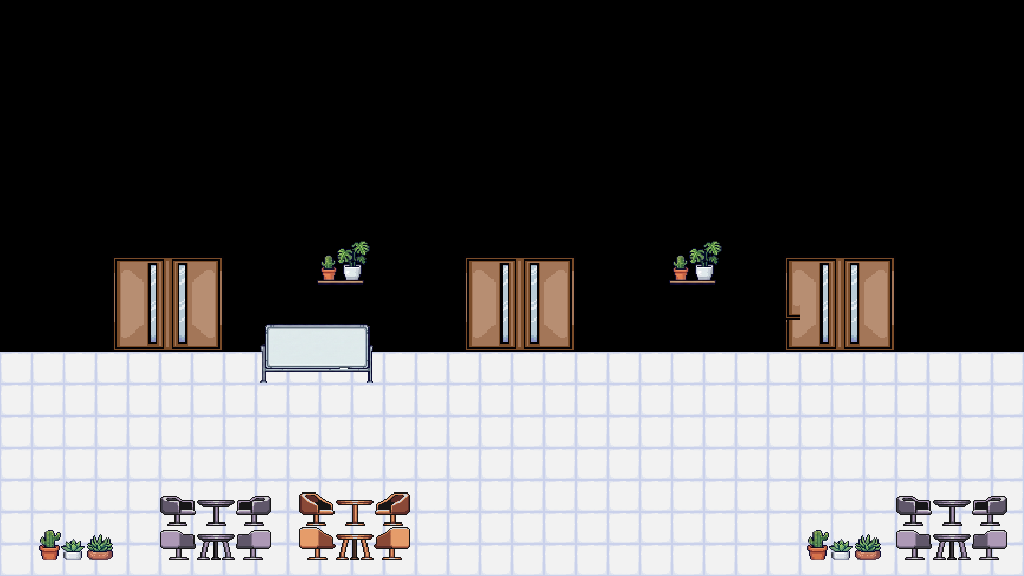

Tiled map render using the project's own tile images. Description and the whole map definition, tile-layer contents included, below:
An orthogonal 32x18 tile map with 32x32 px tiles, 4 tile layers (Tile Layer 1, Tile Layer 2, Tile Layer 3, Tile Layer 4(2)).

<map version="1.10" tiledversion="1.11.2" orientation="orthogonal" renderorder="right-down" width="32" height="18" tilewidth="32" tileheight="32" infinite="0" nextlayerid="10" nextobjectid="1">
 <tileset firstgid="1" source="FullTileSet.tsx" />
 <layer id="6" name="Tile Layer 1" width="32" height="18">
  <data encoding="csv">
0,0,0,0,0,0,0,0,0,0,0,0,0,0,0,0,0,0,0,0,0,0,0,0,0,0,0,0,0,0,0,0,
0,0,0,0,0,0,0,0,0,0,0,0,0,0,0,0,0,0,0,0,0,0,0,0,0,0,0,0,0,0,0,0,
0,0,0,0,0,0,0,0,0,0,0,0,0,0,0,0,0,0,0,0,0,0,0,0,0,0,0,0,0,0,0,0,
0,0,0,0,0,0,0,0,0,0,0,0,0,0,0,0,0,0,0,0,0,0,0,0,0,0,0,0,0,0,0,0,
0,0,0,0,0,0,0,0,0,0,0,0,0,0,0,0,0,0,0,0,0,0,0,0,0,0,0,0,0,0,0,0,
0,0,0,0,0,0,0,0,0,0,0,0,0,0,0,0,0,0,0,0,0,0,0,0,0,0,0,0,0,0,0,0,
0,0,0,0,0,0,0,0,0,0,0,0,0,0,0,0,0,0,0,0,0,0,0,0,0,0,0,0,0,0,0,0,
0,0,0,0,0,0,0,0,0,0,0,0,0,0,0,0,0,0,0,0,0,0,0,0,0,0,0,0,0,0,0,0,
0,0,0,0,0,0,0,0,0,0,0,0,0,0,0,0,0,0,0,0,0,0,0,0,0,0,0,0,0,0,0,0,
0,0,0,0,0,0,0,0,0,0,0,0,0,0,0,0,0,0,0,0,0,0,0,0,0,0,0,0,0,0,0,0,
0,0,0,0,0,0,0,0,0,0,0,0,0,0,0,0,0,0,0,0,0,0,0,0,0,0,0,0,0,0,0,0,
762,762,762,762,762,762,762,762,762,762,762,762,762,762,762,762,762,762,762,762,762,762,762,762,762,762,762,762,762,762,762,762,
762,762,762,762,762,762,762,762,762,762,762,762,762,762,762,762,762,762,762,762,762,762,762,762,762,762,762,762,762,762,762,762,
762,762,762,762,762,762,762,762,762,762,762,762,762,762,762,762,762,762,762,762,762,762,762,762,762,762,762,762,762,762,762,762,
762,762,762,762,762,762,762,762,762,762,762,762,762,762,762,762,762,762,762,762,762,762,762,762,762,762,762,762,762,762,762,762,
762,762,762,762,762,762,762,762,762,762,762,762,762,762,762,762,762,762,762,762,762,762,762,762,762,762,762,762,762,762,762,762,
762,762,762,762,762,762,762,762,762,762,762,762,762,762,762,762,762,762,762,762,762,762,762,762,762,762,762,762,762,762,762,762,
762,762,762,762,762,762,762,762,762,762,762,762,762,762,762,762,762,762,762,762,762,762,762,762,762,762,762,762,762,762,762,762
</data>
 </layer>
 <layer id="7" name="Tile Layer 2" width="32" height="18">
  <data encoding="csv">
0,0,0,0,0,0,0,0,0,0,0,0,0,0,0,0,0,0,0,0,0,0,0,0,0,0,0,0,0,0,0,0,
0,0,0,0,0,0,0,0,0,0,0,0,0,0,0,0,0,0,0,0,0,0,0,0,0,0,0,0,0,0,0,0,
0,0,0,0,0,0,0,0,0,0,0,0,0,0,0,0,0,0,0,0,0,0,0,0,0,0,0,0,0,0,0,0,
0,0,0,0,0,0,0,0,0,0,0,0,0,0,0,0,0,0,0,0,0,0,0,0,0,0,0,0,0,0,0,0,
0,0,0,0,0,0,0,0,0,0,0,0,0,0,0,0,0,0,0,0,0,0,0,0,0,0,0,0,0,0,0,0,
0,0,0,0,0,0,0,0,0,0,0,0,0,0,0,0,0,0,0,0,0,0,0,0,0,0,0,0,0,0,0,0,
0,0,0,0,0,0,0,0,0,0,0,0,0,0,0,0,0,0,0,0,0,0,0,0,0,0,0,0,0,0,0,0,
0,0,0,0,0,0,0,0,0,0,0,0,0,0,0,0,0,0,0,0,0,0,0,0,0,0,0,0,0,0,0,0,
0,0,0,129,130,131,132,0,0,0,0,0,0,0,129,130,131,132,0,0,0,0,0,0,129,130,131,132,0,0,0,0,
0,0,0,158,159,160,161,0,0,0,0,0,0,0,158,159,160,161,0,0,0,0,0,0,187,159,160,161,0,0,0,0,
0,0,0,187,188,189,190,0,489,490,491,492,0,0,187,188,189,190,0,0,0,0,0,0,187,188,189,190,0,0,0,0,
0,0,0,0,0,0,0,0,518,519,520,521,0,0,0,0,0,0,0,0,0,0,0,0,0,0,0,0,0,0,0,0,
0,0,0,0,0,0,0,0,0,0,0,0,0,0,0,0,0,0,0,0,0,0,0,0,0,0,0,0,0,0,0,0,
0,0,0,0,0,0,0,0,0,0,0,0,0,0,0,0,0,0,0,0,0,0,0,0,0,0,0,0,0,0,0,0,
0,0,0,0,0,0,0,0,0,0,0,0,0,0,0,0,0,0,0,0,0,0,0,0,0,0,0,0,0,0,0,0,
0,0,0,0,0,0,0,0,0,0,0,0,0,0,0,0,0,0,0,0,0,0,0,0,0,0,0,0,0,0,0,0,
0,0,0,0,0,0,0,0,0,0,0,0,0,0,0,0,0,0,0,0,0,0,0,0,0,0,0,0,0,0,0,0,
0,0,0,0,0,0,0,0,0,0,0,0,0,0,0,0,0,0,0,0,0,0,0,0,0,0,0,0,0,0,0,0
</data>
 </layer>
 <layer id="8" name="Tile Layer 3" width="32" height="18">
  <data encoding="csv">
0,0,0,0,0,0,0,0,0,0,0,0,0,0,0,0,0,0,0,0,0,0,0,0,0,0,0,0,0,0,0,0,
0,0,0,0,0,0,0,0,0,0,0,0,0,0,0,0,0,0,0,0,0,0,0,0,0,0,0,0,0,0,0,0,
0,0,0,0,0,0,0,0,0,0,0,0,0,0,0,0,0,0,0,0,0,0,0,0,0,0,0,0,0,0,0,0,
0,0,0,0,0,0,0,0,0,0,0,0,0,0,0,0,0,0,0,0,0,0,0,0,0,0,0,0,0,0,0,0,
0,0,0,0,0,0,0,0,0,0,0,0,0,0,0,0,0,0,0,0,0,0,0,0,0,0,0,0,0,0,0,0,
0,0,0,0,0,0,0,0,0,0,0,0,0,0,0,0,0,0,0,0,0,0,0,0,0,0,0,0,0,0,0,0,
0,0,0,0,0,0,0,0,0,0,0,0,0,0,0,0,0,0,0,0,0,0,0,0,0,0,0,0,0,0,0,0,
0,0,0,0,0,0,0,0,0,457,458,459,0,0,0,0,0,0,0,0,457,458,459,0,0,0,0,0,0,0,0,0,
0,0,0,0,0,0,0,922,0,486,487,488,0,0,0,0,0,0,0,0,486,487,488,0,0,0,0,0,0,922,0,0,
0,0,0,0,0,0,0,0,0,0,0,0,0,0,0,0,0,0,0,0,0,0,0,0,0,0,0,0,0,0,0,0,
0,0,0,0,0,0,0,0,14,14,14,14,0,0,0,0,0,0,0,0,0,0,0,0,0,0,0,0,0,0,0,0,
0,0,0,0,0,0,0,0,14,14,14,14,0,0,0,0,0,0,0,0,0,0,0,0,0,0,0,0,0,0,0,0,
0,0,0,0,0,0,0,0,0,0,0,0,0,0,0,0,0,0,0,0,0,0,0,0,0,0,0,0,0,0,0,0,
0,0,0,0,0,0,0,0,0,0,0,0,0,0,0,0,0,0,0,0,0,0,0,0,0,0,0,0,0,0,0,0,
0,0,0,0,0,0,0,0,0,0,0,0,0,0,0,0,0,0,0,0,0,0,0,0,0,0,0,0,0,0,0,0,
0,0,0,0,0,482,483,484,485,477,478,479,480,0,0,0,0,0,0,0,0,0,0,0,0,0,0,0,482,483,484,485,
0,515,516,517,0,511,512,513,514,506,507,508,509,0,0,0,0,0,0,0,0,0,0,0,0,515,516,517,511,512,513,514,
0,544,545,546,0,540,541,542,543,535,536,537,538,0,0,0,0,0,0,0,0,0,0,0,0,544,545,546,540,541,542,543
</data>
 </layer>
 <layer id="9" name="Tile Layer 4(2)" width="32" height="18">
  <data encoding="csv">
0,0,0,0,0,0,0,0,0,0,0,0,0,0,0,0,0,0,0,0,0,0,0,0,0,0,0,0,0,0,0,0,
0,0,0,0,0,0,0,0,0,0,0,0,0,0,0,0,0,0,0,0,0,0,0,0,0,0,0,0,0,0,0,0,
0,0,0,0,0,0,0,0,0,0,0,0,0,0,0,0,0,0,0,0,0,0,0,0,0,0,0,0,0,0,0,0,
0,0,0,0,0,0,0,0,0,0,0,0,0,0,0,0,0,0,0,0,0,0,0,0,0,0,0,0,0,0,0,0,
0,0,0,0,0,0,0,0,0,0,0,0,0,0,0,0,0,0,0,0,0,0,0,0,0,0,0,0,0,0,0,0,
0,0,0,0,0,0,0,0,0,0,0,0,0,0,0,0,0,0,0,0,0,0,0,0,0,0,0,0,0,0,0,0,
0,0,0,0,0,0,0,0,0,0,0,0,0,0,0,0,0,0,0,0,0,0,0,0,0,0,0,0,0,0,0,0,
0,0,0,100,101,102,103,0,0,0,0,0,0,0,100,101,102,103,0,0,0,0,0,0,100,101,102,103,0,0,0,0,
0,0,0,129,130,131,132,0,0,0,0,0,0,0,129,130,131,132,0,0,0,0,0,0,129,130,131,132,0,0,0,0,
0,0,0,158,159,160,161,0,0,0,0,0,0,0,158,159,160,161,0,0,0,0,0,0,187,159,160,161,0,0,0,0,
0,0,0,0,0,0,0,0,489,490,491,492,0,0,0,0,0,0,0,0,0,0,0,0,0,0,0,0,0,0,0,0,
0,0,0,0,0,0,0,0,0,0,0,0,0,0,0,0,0,0,0,0,0,0,0,0,0,0,0,0,0,0,0,0,
0,0,0,0,0,0,0,0,0,0,0,0,0,0,0,0,0,0,0,0,0,0,0,0,0,0,0,0,0,0,0,0,
0,0,0,0,0,0,0,0,0,0,0,0,0,0,0,0,0,0,0,0,0,0,0,0,0,0,0,0,0,0,0,0,
0,0,0,0,0,0,0,0,0,0,0,0,0,0,0,0,0,0,0,0,0,0,0,0,0,0,0,0,0,0,0,0,
0,0,0,0,0,0,0,0,0,0,0,0,0,0,0,0,0,0,0,0,0,0,0,0,0,0,0,0,0,0,0,0,
0,0,0,0,0,0,0,0,0,0,0,0,0,0,0,0,0,0,0,0,0,0,0,0,0,0,0,0,0,0,0,0,
0,0,0,0,0,0,0,0,0,0,0,0,0,0,0,0,0,0,0,0,0,0,0,0,0,0,0,0,0,0,0,0
</data>
 </layer>
</map>
